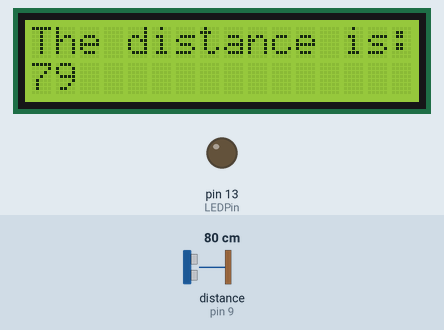
This sketch was run on a simulated Arduino Uno, built with avr-gcc and run on an emulated ATmega328P. On the bench: 16×2 character LCD, output pins drawn as LEDs (lit = HIGH). Wiring (inferred from the names in the program): ultrasonic range finder: trigger pin 8; echo pin 9. Inputs (shaded band) come from the test bench; at power-on: distance to the obstacle (sensor on pin 9) 80 cm. The echo pulse lasts 58.3 µs per cm; pins used as bus, display or sensor lines are not drawn.

Above: at 1.3 s.
1.4 s: distance to the obstacle (sensor on pin 9) set to 194 cm
At 2.6 s:
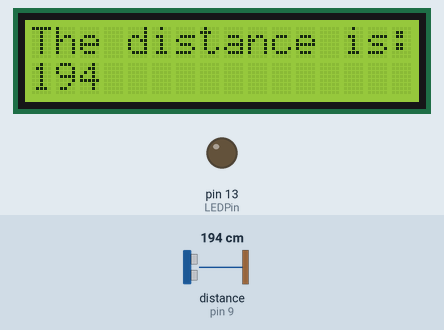
2.9 s: distance to the obstacle (sensor on pin 9) set to 204 cm
At 3.4 s:
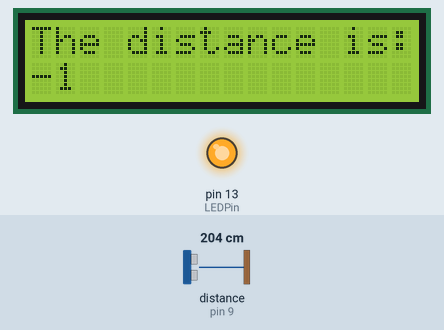
4.4 s: distance to the obstacle (sensor on pin 9) set to 2 cm
At 5.3 s:
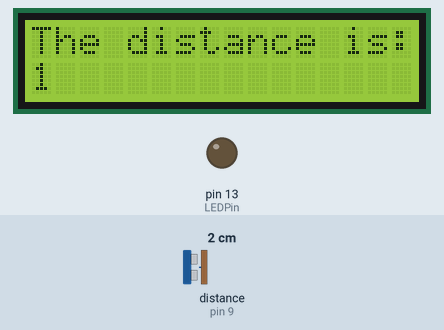
5.9 s: distance to the obstacle (sensor on pin 9) set to 250 cm
At 7.2 s:
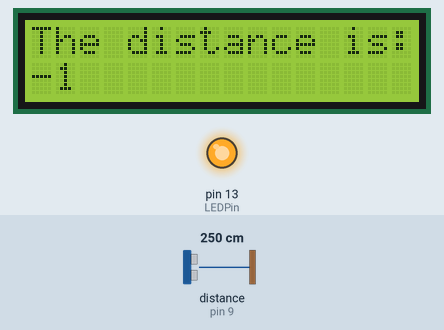
Timing chart, 0 to 8.4 s (numbered marks = the images above; inputs shaded):
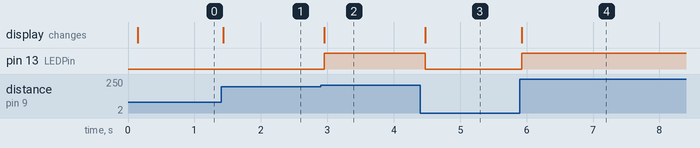

Measured:
- the behaviour switches between 199 and 200 cm on distance to the obstacle (sensor on pin 9) (found by bisection; images 1 and 2)
- after the input at 1.4 s, the display: changes at once (image 1)
- after the input at 2.9 s, pin 13 (LEDPin): LOW → HIGH after 0.05 s; the display: changes after 0.05 s (image 2)
- after the input at 4.4 s, pin 13 (LEDPin): HIGH → LOW after 0.07 s; the display: changes after 0.07 s (image 3)
- after the input at 5.9 s, pin 13 (LEDPin): LOW → HIGH at once; the display: changes at once (image 4)

The sketch:

lesson_19.ino
```cpp
#include <Wire.h>
#include <LiquidCrystal_I2C.h>
LiquidCrystal_I2C lcd(0x27,16,2);
#define echoPin 9 // Echo Pin
#define trigPin 8 // Trigger Pin
#define LEDPin 13 // Onboard LED
int maximumRange = 200; // Maximum range needed
int minimumRange = 0; // Minimum range needed
long duration, distance; // Duration used to calculate distance

void setup() {
 pinMode(trigPin, OUTPUT);
 pinMode(echoPin, INPUT);
 pinMode(LEDPin, OUTPUT); // Use LED indicator (if required)
  lcd.init();                      // initialize the lcd
  // Print a message to the LCD.
  lcd.init();
  lcd.backlight();
lcd.setCursor(0,0);
  lcd.print("The distance is:");
}

void loop() {
/* The following trigPin/echoPin cycle is used to determine the
 distance of the nearest object by bouncing soundwaves off of it. */
 digitalWrite(trigPin, LOW);
 delayMicroseconds(2);
 digitalWrite(trigPin, HIGH);
 delayMicroseconds(10);
 digitalWrite(trigPin, LOW);
 duration = pulseIn(echoPin, HIGH);

 //Calculate the distance (in cm) based on the speed of sound.
 distance = duration/58.2;

 if (distance >= maximumRange || distance <= minimumRange){
 /* Send a negative number to computer and Turn LED ON
 to indicate "out of range" */
 lcd.setCursor(0,1);
 lcd.print("-1     ");
 digitalWrite(LEDPin, HIGH);
 }
 else {
 /* Send the distance to the computer using Serial protocol, and
 turn LED OFF to indicate successful reading. */
 Serial.println(distance);
 if(distance<10)
{
 lcd.setCursor(0,1);
 lcd.print(distance);
 lcd.setCursor(1,1);
 lcd.print("  ");
}
if((distance >=10)&&(distance<100))
{
 lcd.setCursor(0,1);
 lcd.print(distance);
 lcd.setCursor(2,1);
 lcd.print("  ");
}
 if(distance>100)
{
 lcd.setCursor(0,1);
 lcd.print(distance);
}
 digitalWrite(LEDPin, LOW);
 }

 //Delay 50ms before next reading.
 delay(50);
}
```
